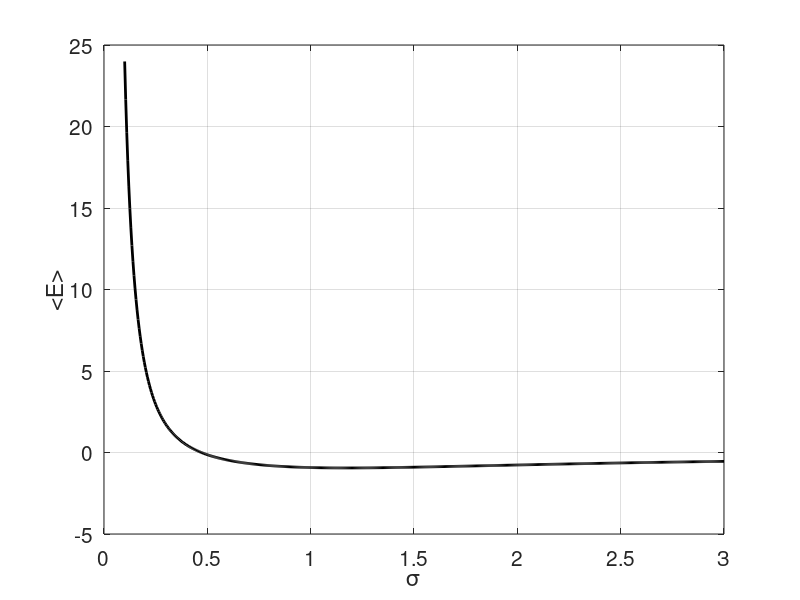

The MATLAB source for this figure:
% This script estimates the ground state energy for a two-particle 
% system consisting of two identical fermions. The particles interact 
% via a smooth Coulomb-like interaction, and they are confined by a 
% "smooth" rectangular potential. The ground state energy is estimated 
% by means of the variational principle. 
% As trial function we use a product of two idential Gaussian wave 
% packets with a variable width.
%
% The Hamiltonian is estimated numerically using an FFT representation 
% of the kinetic energy.
%
% The estimated energy is plotted as a function of the width.
%
% Numerical inputs:
% SigmaMin  - minimal value for the widht
% SigmaMax  - maximal value for the width
% SigmaStep - step size used for the width
% L         - size of domain 
% N         - number of grid points (should be 2^n)
%
% Physical inputs:
% V0        - the height of the potential (should be negative)
% w         - the width of the potential
% s         - the "smoothness" of the potential 
% W0        - the strength of the interaction
%
% All parameters and functions are hard coded initially
%

SigmaMin = 0.1;
SigmaMax = 3;
SigmaStep = 0.005;

% One-particle test function (normalized Gaussian)
PsiTrial = @(x, sigma) (2*pi*sigma^2)^(-0.25)*exp(-x.^2/(4*sigma^2));

% Potential:
V0 = -1;
w = 4;
s = 5;

% Interaction strength
W0 = 1;

% Grid parameters
L = 15;
N = 128;              % For FFT's sake, we should have N=2^n


% The confining potential
Vpot = @(x) V0./(exp(s*(abs(x)-w/2))+1);

% The interaction
Wint = @(x1, x2) W0./sqrt((x1-x2).^2+1);

% Set up the grids.
x = linspace(-L/2,L/2,N);
x = x.';                            % Transpose
h = L/(N-1);
% Two-particle grid
[X1 X2] = meshgrid(x.', x.');

% Matrix with interaction
WintMat = Wint(X1, X2);

% Set up kinetic energy matrix by means of the fast Fourier transform
k = 2*pi/(N*h)*[0:(N/2-1), (-N/2:-1)];          % Vector with k-values
% Fourier transform the identity matrix:
Tmat_FFT = fft(eye(N));
% Multiply by (ik)^2
Tmat_FFT = diag(-k.^2)*Tmat_FFT;
% Transform back to x-representation
Tmat_FFT = ifft(Tmat_FFT);
Tmat_FFT = -1/2*Tmat_FFT;            % Correct prefactor

% Potential energy
V = diag(Vpot(x));
% Total one-particle-Hamiltonian
H_OnePart = Tmat_FFT + V;


% Calculate expectation value of the Hamiltonian
% for various sigmas
index = 1;
for sigma = SigmaMin:SigmaStep:SigmaMax
  Psi = PsiTrial(x,sigma);                 % One-particle wave function
  
  % One-particle part of the energy
  OnePartContribution = h*Psi'*H_OnePart*Psi;
  
  % Two-particle wave function (absolute value squared)
  PsiTwoSquare = abs(Psi*Psi.').^2;
  % Expectation value of interaction
  InteractionContribution = h^2*sum(sum(WintMat.*PsiTwoSquare));
  
  % Total energy expectation value
  EnergyExpectation = 2*OnePartContribution + InteractionContribution;
  
  % Vectors with energy and sigma values
  Energy(index) = EnergyExpectation;      % Expectation value
  SigmaVector(index) = sigma;             % Vector with sigma-values
  index=index+1;                          % Update index
end

% Determine estimate - and write to screen
[EnergyEstimate, MinInd] = min(Energy);
OptimalSigma = SigmaVector(MinInd);
disp(['Ground state energy estimate: ', ...
    num2str(EnergyEstimate)])
disp(['Optimal sigma value: ', num2str(OptimalSigma)])

%
% Plot ground state energy estimate
%
figure(1)
plot(SigmaVector, Energy, 'k-', 'linewidth', 2)
grid on
set(gca,'fontsize',15)
xlabel('\sigma')
ylabel('<E>')
